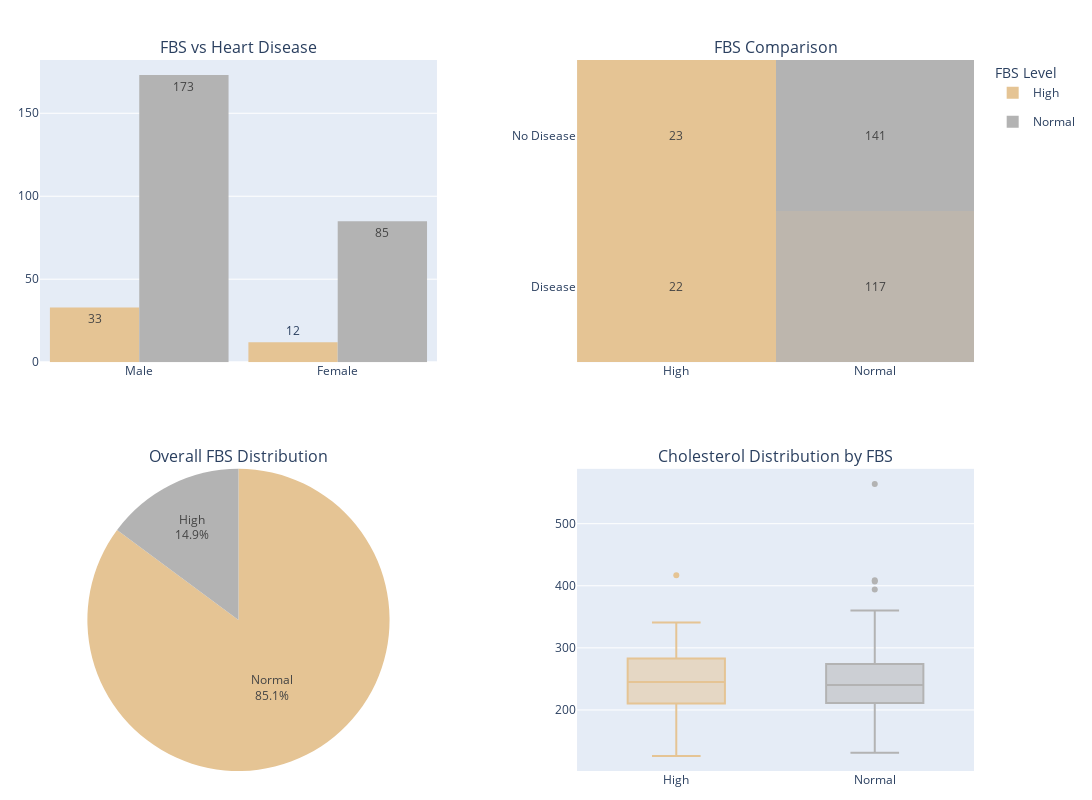

Write notebook code for a chart like this one.
### Markdown cell above
### Blood Sugar

### Code cell
# --- Data Preparation ---
colors = ['#e5c494', '#b3b3b3']
fbs_counts = pd.crosstab(df['disease_status'], df['fbs_label'])
fbs_counts_pie = df['fbs_label'].value_counts().reset_index()
fbs_labels = df['fbs_label'].unique()
fbs_color_map = {fbs_labels[i]: colors[i] for i in range(len(fbs_labels))}

# --- Figure Setup ---
fig = make_subplots(rows=2, cols=2, 
                    subplot_titles=("FBS vs Heart Disease", 
                                    "FBS Comparison",
                                    "Overall FBS Distribution", 
                                    "Cholesterol Distribution by FBS"),
                    specs=[[{}, {}], [{"type": "pie"}, {}]],
                    horizontal_spacing=0.15, vertical_spacing=0.15)

# 1. Grouped Histogram 
fig1 = px.histogram(df, x="sex_label", color="fbs_label", barmode="group",
                    color_discrete_map=fbs_color_map, text_auto=True)
for t in fig1.data:
    fig.add_trace(t, row=1, col=1)

# 2. Heatmap
fig2 = px.imshow(fbs_counts, text_auto=True)
fig.add_trace(fig2.update_traces(coloraxis=None, 
                                 colorscale=[[0, colors[0]], [1, colors[1]]],
                                 showscale=False).data[0], 
                                 row=1, col=2)

# 3. Pie Chart
fig3 = px.pie(fbs_counts_pie, names='fbs_label', values='count')
for t in fig3.data:
    t.update(textinfo='label+percent', marker_colors=colors, showlegend=False)
    fig.add_trace(t, row=2, col=1)

# 4. Box Plot
fig4 = px.box(df, x="fbs_label", y="chol", color="fbs_label", 
              color_discrete_map=fbs_color_map)
for t in fig4.data:
    t.update(showlegend=False)
    fig.add_trace(t, row=2, col=2)

# --- Final Layout ---
fig.update_layout(height=800, width=1200, bargap=0.1,
                  margin=dict(l=40, r=20, t=60, b=20),
                  legend_title_text="FBS Level")
fig.show()

### Figure 1 — Plotly figure (JSON) as saved in the notebook; plotly's stock layout.template omitted (floating-point values rounded to 4 significant figures; data arrays with more than 128 entries replaced by an {"elided": "..."} marker saying what was removed)
{"data": [{"alignmentgroup": "True", "bingroup": "x", "hovertemplate": "fbs_label=High<br>sex_label=%{x}<br>count=%{y}<extra></extra>", "legendgroup": "High", "marker": {"color": "#e5c494", "pattern": {"shape": ""}}, "name": "High", "offsetgroup": "High", "orientation": "v", "showlegend": true, "texttemplate": "%{value}", "type": "histogram", "x": ["Male", "Male", "Male", "Male", "Female", "Male", "Male", "Male", "Female", "Male", "Female", "Male", "Male", "Female", "Male", "Female", "Male", "Male", "Male", "Male", "Female", "Male", "Male", "Male", "Male", "Male", "Male", "Female", "Male", "Male", "Male", "Male", "Female", "Male", "Male", "Female", "Male", "Female", "Male", "Female", "Male", "Male", "Female", "Male", "Male"], "xaxis": "x", "yaxis": "y"}, {"alignmentgroup": "True", "bingroup": "x", "hovertemplate": "fbs_label=Normal<br>sex_label=%{x}<br>count=%{y}<extra></extra>", "legendgroup": "Normal", "marker": {"color": "#b3b3b3", "pattern": {"shape": ""}}, "name": "Normal", "offsetgroup": "Normal", "orientation": "v", "showlegend": true, "texttemplate": "%{value}", "type": "histogram", "x": {"elided": "258 str values"}, "xaxis": "x", "yaxis": "y"}, {"colorscale": [[0, "#e5c494"], [1, "#b3b3b3"]], "hovertemplate": "fbs_label: %{x}<br>disease_status: %{y}<br>color: %{z}<extra></extra>", "name": "0", "showscale": false, "texttemplate": "%{z}", "type": "heatmap", "x": ["High", "Normal"], "xaxis": "x2", "y": ["Disease", "No Disease"], "yaxis": "y2", "z": [[22, 117], [23, 141]]}, {"domain": {"x": [0, 0.425], "y": [0, 0.425]}, "hovertemplate": "fbs_label=%{label}<br>count=%{value}<extra></extra>", "labels": ["Normal", "High"], "legendgroup": "", "marker": {"colors": ["#e5c494", "#b3b3b3"]}, "name": "", "showlegend": false, "textinfo": "label+percent", "type": "pie", "values": [258, 45]}, {"alignmentgroup": "True", "hovertemplate": "fbs_label=%{x}<br>chol=%{y}<extra></extra>", "legendgroup": "High", "marker": {"color": "#e5c494"}, "name": "High", "notched": false, "offsetgroup": "High", "orientation": "v", "showlegend": false, "type": "box", "x": ["High", "High", "High", "High", "High", "High", "High", "High", "High", "High", "High", "High", "High", "High", "High", "High", "High", "High", "High", "High", "High", "High", "High", "High", "High", "High", "High", "High", "High", "High", "High", "High", "High", "High", "High", "High", "High", "High", "High", "High", "High", "High", "High", "High", "High"], "x0": " ", "xaxis": "x3", "y": [233.0, 203.0, 256.0, 199.0, 283.0, 230.0, 243.0, 212.0, 417.0, 197.0, 304.0, 254.0, 274.0, 265.0, 249.0, 341.0, 211.0, 330.0, 256.0, 282.0, 288.0, 245.0, 205.0, 289.0, 298.0, 197.0, 255.0, 288.0, 233.0, 246.0, 240.0, 247.0, 294.0, 234.0, 126.0, 228.0, 283.0, 178.0, 208.0, 319.0, 204.0, 218.0, 225.0, 176.0, 193.0], "y0": " ", "yaxis": "y3"}, {"alignmentgroup": "True", "hovertemplate": "fbs_label=%{x}<br>chol=%{y}<extra></extra>", "legendgroup": "Normal", "marker": {"color": "#b3b3b3"}, "name": "Normal", "notched": false, "offsetgroup": "Normal", "orientation": "v", "showlegend": false, "type": "box", "x": {"elided": "258 str values"}, "x0": " ", "xaxis": "x3", "y": {"elided": "258 float values"}, "y0": " ", "yaxis": "y3"}], "layout": {"annotations": [{"font": {"size": 16}, "showarrow": false, "text": "FBS vs Heart Disease", "x": 0.2125, "xanchor": "center", "xref": "paper", "y": 1, "yanchor": "bottom", "yref": "paper"}, {"font": {"size": 16}, "showarrow": false, "text": "FBS Comparison", "x": 0.7875, "xanchor": "center", "xref": "paper", "y": 1, "yanchor": "bottom", "yref": "paper"}, {"font": {"size": 16}, "showarrow": false, "text": "Overall FBS Distribution", "x": 0.2125, "xanchor": "center", "xref": "paper", "y": 0.425, "yanchor": "bottom", "yref": "paper"}, {"font": {"size": 16}, "showarrow": false, "text": "Cholesterol Distribution by FBS", "x": 0.7875, "xanchor": "center", "xref": "paper", "y": 0.425, "yanchor": "bottom", "yref": "paper"}], "bargap": 0.1, "height": 800, "legend": {"title": {"text": "FBS Level"}}, "margin": {"b": 20, "l": 40, "r": 20, "t": 60}, "width": 1200, "xaxis": {"anchor": "y", "domain": [0, 0.425]}, "xaxis2": {"anchor": "y2", "domain": [0.575, 1]}, "xaxis3": {"anchor": "y3", "domain": [0.575, 1]}, "yaxis": {"anchor": "x", "domain": [0.575, 1]}, "yaxis2": {"anchor": "x2", "domain": [0.575, 1]}, "yaxis3": {"anchor": "x3", "domain": [0, 0.425]}}}
